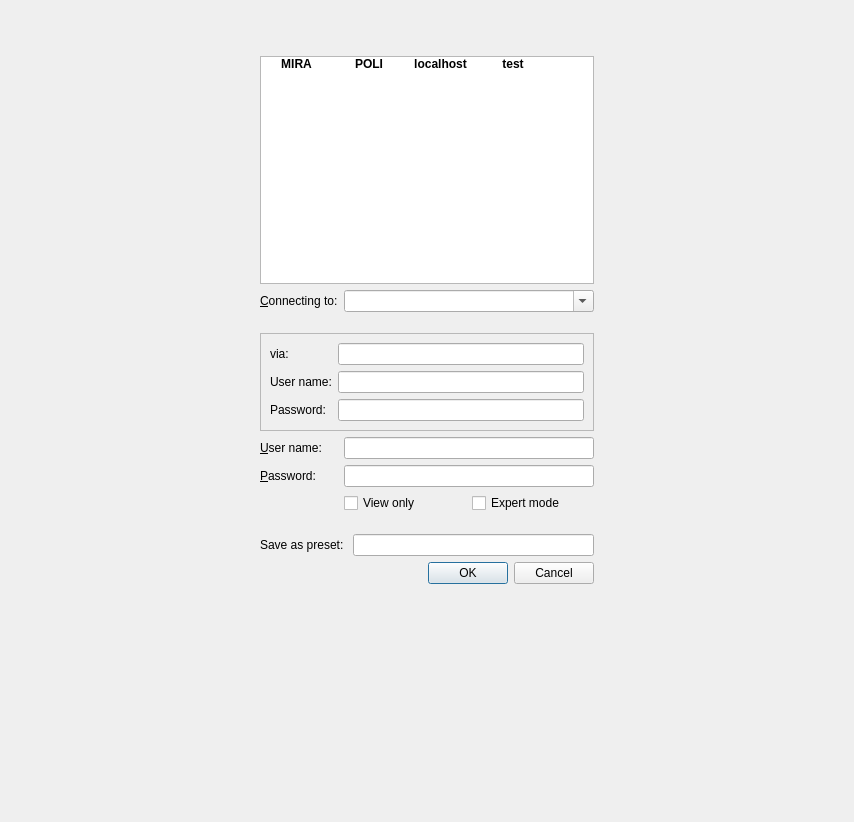
<?xml version="1.0" encoding="UTF-8"?>
<ui version="4.0">
 <class>AuthDialog</class>
 <widget class="QDialog" name="AuthDialog">
  <property name="geometry">
   <rect>
    <x>0</x>
    <y>0</y>
    <width>854</width>
    <height>822</height>
   </rect>
  </property>
  <property name="windowTitle">
   <string>Authenticate</string>
  </property>
  <property name="sizeGripEnabled">
   <bool>false</bool>
  </property>
  <property name="modal">
   <bool>true</bool>
  </property>
  <layout class="QGridLayout" name="gridLayout_3">
   <item row="4" column="2">
    <widget class="QComboBox" name="presetOrAddr">
     <property name="font">
      <font>
       <weight>75</weight>
       <bold>true</bold>
      </font>
     </property>
     <property name="editable">
      <bool>true</bool>
     </property>
    </widget>
   </item>
   <item row="7" column="1">
    <widget class="QLabel" name="label">
     <property name="text">
      <string>&amp;User name:</string>
     </property>
     <property name="buddy">
      <cstring>userName</cstring>
     </property>
    </widget>
   </item>
   <item row="9" column="2">
    <layout class="QHBoxLayout" name="horizontalLayout">
     <item>
      <widget class="QCheckBox" name="viewonly">
       <property name="text">
        <string>View only</string>
       </property>
      </widget>
     </item>
     <item>
      <widget class="QCheckBox" name="expertmode">
       <property name="text">
        <string>Expert mode</string>
       </property>
      </widget>
     </item>
    </layout>
   </item>
   <item row="8" column="1">
    <widget class="QLabel" name="label_2">
     <property name="text">
      <string>&amp;Password:</string>
     </property>
     <property name="buddy">
      <cstring>password</cstring>
     </property>
    </widget>
   </item>
   <item row="10" column="1">
    <spacer name="verticalSpacer_2">
     <property name="orientation">
      <enum>Qt::Vertical</enum>
     </property>
     <property name="sizeType">
      <enum>QSizePolicy::Maximum</enum>
     </property>
     <property name="sizeHint" stdset="0">
      <size>
       <width>20</width>
       <height>15</height>
      </size>
     </property>
    </spacer>
   </item>
   <item row="7" column="2">
    <widget class="QLineEdit" name="userName">
     <property name="font">
      <font>
       <weight>75</weight>
       <bold>true</bold>
      </font>
     </property>
    </widget>
   </item>
   <item row="5" column="1">
    <spacer name="verticalSpacer">
     <property name="orientation">
      <enum>Qt::Vertical</enum>
     </property>
     <property name="sizeType">
      <enum>QSizePolicy::Fixed</enum>
     </property>
     <property name="sizeHint" stdset="0">
      <size>
       <width>20</width>
       <height>15</height>
      </size>
     </property>
    </spacer>
   </item>
   <item row="8" column="2">
    <widget class="QLineEdit" name="password">
     <property name="inputMask">
      <string/>
     </property>
     <property name="text">
      <string/>
     </property>
     <property name="echoMode">
      <enum>QLineEdit::Password</enum>
     </property>
    </widget>
   </item>
   <item row="12" column="1" colspan="2">
    <widget class="QDialogButtonBox" name="buttonBox">
     <property name="orientation">
      <enum>Qt::Horizontal</enum>
     </property>
     <property name="standardButtons">
      <set>QDialogButtonBox::Cancel|QDialogButtonBox::Ok</set>
     </property>
    </widget>
   </item>
   <item row="11" column="1" colspan="2">
    <widget class="QFrame" name="presetFrame">
     <property name="frameShape">
      <enum>QFrame::NoFrame</enum>
     </property>
     <property name="frameShadow">
      <enum>QFrame::Plain</enum>
     </property>
     <layout class="QGridLayout" name="gridLayout_2">
      <property name="leftMargin">
       <number>0</number>
      </property>
      <property name="topMargin">
       <number>0</number>
      </property>
      <property name="rightMargin">
       <number>0</number>
      </property>
      <property name="bottomMargin">
       <number>0</number>
      </property>
      <item row="2" column="1">
       <widget class="QLineEdit" name="newPresetName"/>
      </item>
      <item row="2" column="0">
       <widget class="QLabel" name="label_5">
        <property name="text">
         <string>Save as preset: </string>
        </property>
       </widget>
      </item>
     </layout>
    </widget>
   </item>
   <item row="6" column="1" colspan="2">
    <widget class="QFrame" name="viaFrame">
     <property name="enabled">
      <bool>true</bool>
     </property>
     <property name="frameShape">
      <enum>QFrame::StyledPanel</enum>
     </property>
     <property name="frameShadow">
      <enum>QFrame::Plain</enum>
     </property>
     <property name="lineWidth">
      <number>0</number>
     </property>
     <layout class="QGridLayout" name="gridLayout">
      <item row="1" column="0">
       <widget class="QLabel" name="remoteUser">
        <property name="enabled">
         <bool>true</bool>
        </property>
        <property name="text">
         <string>User name:</string>
        </property>
       </widget>
      </item>
      <item row="0" column="0">
       <widget class="QLabel" name="via">
        <property name="enabled">
         <bool>true</bool>
        </property>
        <property name="text">
         <string>via:</string>
        </property>
       </widget>
      </item>
      <item row="0" column="1">
       <widget class="QLineEdit" name="remoteHost">
        <property name="enabled">
         <bool>true</bool>
        </property>
       </widget>
      </item>
      <item row="2" column="1">
       <widget class="QLineEdit" name="remotePassword">
        <property name="enabled">
         <bool>true</bool>
        </property>
        <property name="echoMode">
         <enum>QLineEdit::Password</enum>
        </property>
       </widget>
      </item>
      <item row="2" column="0">
       <widget class="QLabel" name="remotePass">
        <property name="enabled">
         <bool>true</bool>
        </property>
        <property name="text">
         <string>Password:</string>
        </property>
       </widget>
      </item>
      <item row="1" column="1">
       <widget class="QLineEdit" name="remoteUserName">
        <property name="enabled">
         <bool>true</bool>
        </property>
       </widget>
      </item>
     </layout>
    </widget>
   </item>
   <item row="2" column="1">
    <spacer name="verticalSpacer_3">
     <property name="orientation">
      <enum>Qt::Vertical</enum>
     </property>
     <property name="sizeType">
      <enum>QSizePolicy::Fixed</enum>
     </property>
     <property name="sizeHint" stdset="0">
      <size>
       <width>20</width>
       <height>15</height>
      </size>
     </property>
    </spacer>
   </item>
   <item row="1" column="1" colspan="2">
    <widget class="QLabel" name="label_4">
     <property name="text">
      <string/>
     </property>
     <property name="pixmap">
      <pixmap>../nicos-logo-mgml.png</pixmap>
     </property>
     <property name="alignment">
      <set>Qt::AlignCenter</set>
     </property>
    </widget>
   </item>
   <item row="0" column="1">
    <spacer name="verticalSpacer_4">
     <property name="orientation">
      <enum>Qt::Vertical</enum>
     </property>
     <property name="sizeType">
      <enum>QSizePolicy::Fixed</enum>
     </property>
     <property name="sizeHint" stdset="0">
      <size>
       <width>20</width>
       <height>10</height>
      </size>
     </property>
    </spacer>
   </item>
   <item row="3" column="1" colspan="2">
    <widget class="QListWidget" name="quickList">
     <property name="sizePolicy">
      <sizepolicy hsizetype="Expanding" vsizetype="MinimumExpanding">
       <horstretch>0</horstretch>
       <verstretch>0</verstretch>
      </sizepolicy>
     </property>
     <property name="font">
      <font>
       <weight>75</weight>
       <bold>true</bold>
      </font>
     </property>
     <property name="editTriggers">
      <set>QAbstractItemView::NoEditTriggers</set>
     </property>
     <property name="textElideMode">
      <enum>Qt::ElideMiddle</enum>
     </property>
     <property name="verticalScrollMode">
      <enum>QAbstractItemView::ScrollPerPixel</enum>
     </property>
     <property name="horizontalScrollMode">
      <enum>QAbstractItemView::ScrollPerPixel</enum>
     </property>
     <property name="movement">
      <enum>QListView::Static</enum>
     </property>
     <property name="flow">
      <enum>QListView::LeftToRight</enum>
     </property>
     <property name="resizeMode">
      <enum>QListView::Adjust</enum>
     </property>
     <property name="gridSize">
      <size>
       <width>72</width>
       <height>64</height>
      </size>
     </property>
     <property name="viewMode">
      <enum>QListView::IconMode</enum>
     </property>
     <item>
      <property name="text">
       <string>MIRA</string>
      </property>
      <property name="icon">
       <iconset resource="../../../../resources/nicos-gui.qrc">
        <normaloff>:/appicon</normaloff>:/appicon</iconset>
      </property>
     </item>
     <item>
      <property name="text">
       <string>POLI</string>
      </property>
      <property name="icon">
       <iconset resource="../../../../resources/nicos-gui.qrc">
        <normaloff>:/appicon</normaloff>:/appicon</iconset>
      </property>
     </item>
     <item>
      <property name="text">
       <string>localhost</string>
      </property>
      <property name="icon">
       <iconset resource="../../../../resources/nicos-gui.qrc">
        <normaloff>:/appicon</normaloff>:/appicon</iconset>
      </property>
     </item>
     <item>
      <property name="text">
       <string>test</string>
      </property>
      <property name="icon">
       <iconset resource="../../../../resources/nicos-gui.qrc">
        <normaloff>:/appicon</normaloff>:/appicon</iconset>
      </property>
     </item>
    </widget>
   </item>
   <item row="4" column="1">
    <widget class="QLabel" name="label_3">
     <property name="text">
      <string>&amp;Connecting to:</string>
     </property>
     <property name="buddy">
      <cstring>presetOrAddr</cstring>
     </property>
    </widget>
   </item>
   <item row="3" column="3">
    <spacer name="horizontalSpacer">
     <property name="orientation">
      <enum>Qt::Horizontal</enum>
     </property>
     <property name="sizeHint" stdset="0">
      <size>
       <width>40</width>
       <height>20</height>
      </size>
     </property>
    </spacer>
   </item>
   <item row="8" column="0">
    <spacer name="horizontalSpacer_2">
     <property name="orientation">
      <enum>Qt::Horizontal</enum>
     </property>
     <property name="sizeHint" stdset="0">
      <size>
       <width>40</width>
       <height>20</height>
      </size>
     </property>
    </spacer>
   </item>
   <item row="13" column="1">
    <spacer name="verticalSpacer_5">
     <property name="orientation">
      <enum>Qt::Vertical</enum>
     </property>
     <property name="sizeHint" stdset="0">
      <size>
       <width>20</width>
       <height>40</height>
      </size>
     </property>
    </spacer>
   </item>
  </layout>
 </widget>
 <tabstops>
  <tabstop>presetOrAddr</tabstop>
  <tabstop>remoteHost</tabstop>
  <tabstop>remoteUser</tabstop>
  <tabstop>remotePassword</tabstop>
  <tabstop>userName</tabstop>
  <tabstop>password</tabstop>
  <tabstop>viewonly</tabstop>
  <tabstop>expertmode</tabstop>
  <tabstop>newPresetName</tabstop>
  <tabstop>buttonBox</tabstop>
 </tabstops>
 <resources>
  <include location="../../../../resources/nicos-gui.qrc"/>
 </resources>
 <connections>
  <connection>
   <sender>password</sender>
   <signal>returnPressed()</signal>
   <receiver>AuthDialog</receiver>
   <slot>accept()</slot>
   <hints>
    <hint type="sourcelabel">
     <x>229</x>
     <y>183</y>
    </hint>
    <hint type="destinationlabel">
     <x>166</x>
     <y>76</y>
    </hint>
   </hints>
  </connection>
  <connection>
   <sender>userName</sender>
   <signal>returnPressed()</signal>
   <receiver>AuthDialog</receiver>
   <slot>accept()</slot>
   <hints>
    <hint type="sourcelabel">
     <x>268</x>
     <y>154</y>
    </hint>
    <hint type="destinationlabel">
     <x>72</x>
     <y>76</y>
    </hint>
   </hints>
  </connection>
  <connection>
   <sender>buttonBox</sender>
   <signal>accepted()</signal>
   <receiver>AuthDialog</receiver>
   <slot>accept()</slot>
   <hints>
    <hint type="sourcelabel">
     <x>168</x>
     <y>266</y>
    </hint>
    <hint type="destinationlabel">
     <x>162</x>
     <y>63</y>
    </hint>
   </hints>
  </connection>
  <connection>
   <sender>buttonBox</sender>
   <signal>rejected()</signal>
   <receiver>AuthDialog</receiver>
   <slot>reject()</slot>
   <hints>
    <hint type="sourcelabel">
     <x>168</x>
     <y>266</y>
    </hint>
    <hint type="destinationlabel">
     <x>162</x>
     <y>63</y>
    </hint>
   </hints>
  </connection>
 </connections>
</ui>
